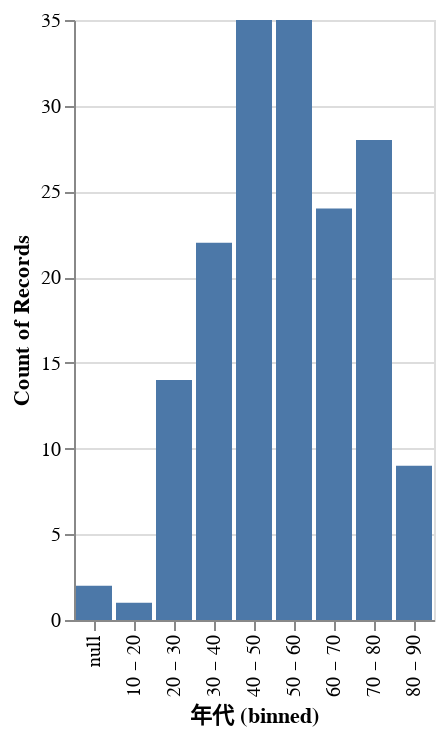

Write notebook code for a chart like this one.
### Code cell
alt.Chart(df).mark_bar().encode(
    alt.X("年代", bin=True),
    y='count()',
)

### Figure 1 — Vega-Lite specification as saved in the notebook (floating-point values rounded to 4 significant figures; data arrays with more than 128 entries replaced by an {"elided": "..."} marker saying what was removed)
{"config": {"view": {"continuousWidth": 400, "continuousHeight": 300}}, "data": {"name": "data-167c3b54b40b49961c4b3c9d75aa5f32"}, "mark": "bar", "encoding": {"x": {"type": "nominal", "bin": true, "field": "年代"}, "y": {"type": "quantitative", "aggregate": "count"}}, "$schema": "https://vega.github.io/schema/vega-lite/v4.0.2.json", "datasets": {"data-167c3b54b40b49961c4b3c9d75aa5f32": {"elided": "170 records"}}}
